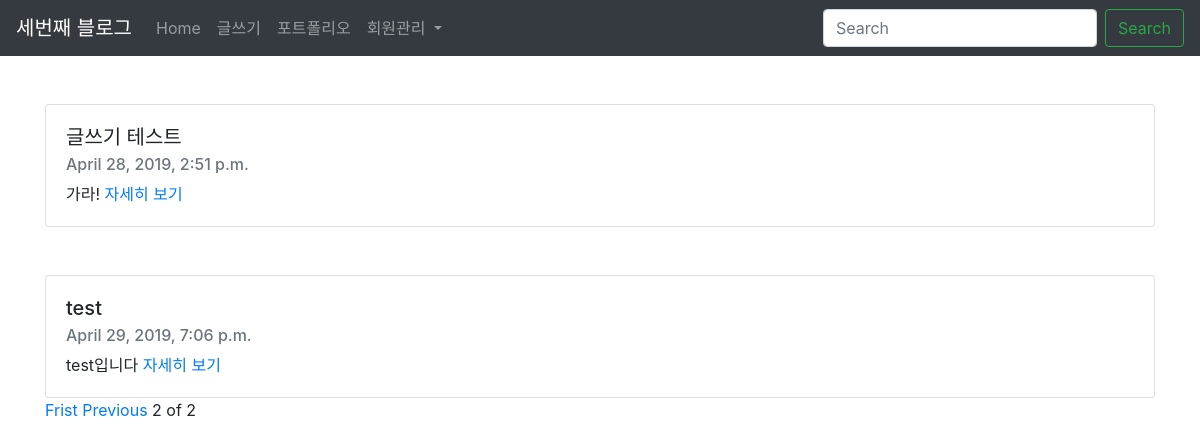
The app's page /?page=2, older data.
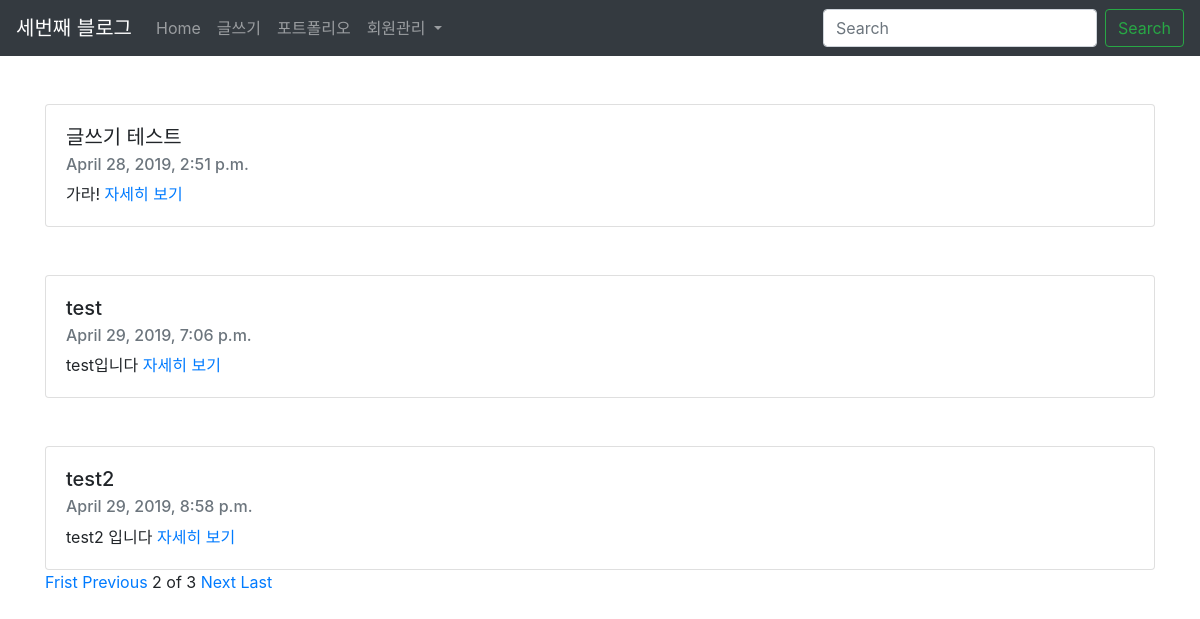
The same page, newer data.
### blogapp/models.py (models this page shows, shortened)
class Blog(models.Model):
    title = models.CharField(max_length=200)
    pub_date = models.DateTimeField('date published')
    body = models.TextField()
    def summary(self):
        return self.body[:100]

### blogapp/views.py (the view)
# urls.py: path('', blogapp.views.home, name ="home"),
def home(request):
    blogs = Blog.objects
    blog_list = Blog.objects.all()
    paginator = Paginator(blog_list, 3)
    page = request.GET.get('page')
    posts = paginator.get_page(page)
    return render(request, 'home.html', {'blogs':blogs,'posts':posts})

### blogapp/templates/home.html
{% extends 'base.html' %}
{% block contents %}
    <div class="container">
        {% for blog in posts %}
          <br><br>
          <div class="card">
            <div class="card-body">
              <h5 class="card-title">{{blog.title}}</h5>
              <h6 class="card-subtitle mb-2 text-muted">{{blog.pub_date}}</h6>
              <p class="card-text">{{blog.summary}}<a href="{% url 'detail' blog.id %}" class="card-link"> 자세히 보기</a></p>
            </div>
          </div>
        {%endfor%}
        <div class ="contaiver">
          {%if posts.has_previous%}
          <a href="?page=1">Frist</a>
          <a href="?page={{posts.previous_page_number}}">Previous</a>
          {%endif%}
          <span>{{posts.number}}</span>
          <span>of</span>
          <span>{{posts.paginator.num_pages}}</span>
          {%if posts.has_next%}
          <a href="?page={{posts.next_page_number}}">Next</a>
          <a href="?page={{posts.paginator.num_pages}}">Last</a>
          {%endif%}
        </div>
    </div>
{% endblock %}

Row changes from the older to the newer data that the page shows:
added Blog: title "test2", pub_date "April 29, 2019, 8:58 p.m.", summary "test2 입니다"
Text that changed along with them:
{{ posts.paginator.num_pages }}: "2" → "3"
text now shown: "Next Last"
